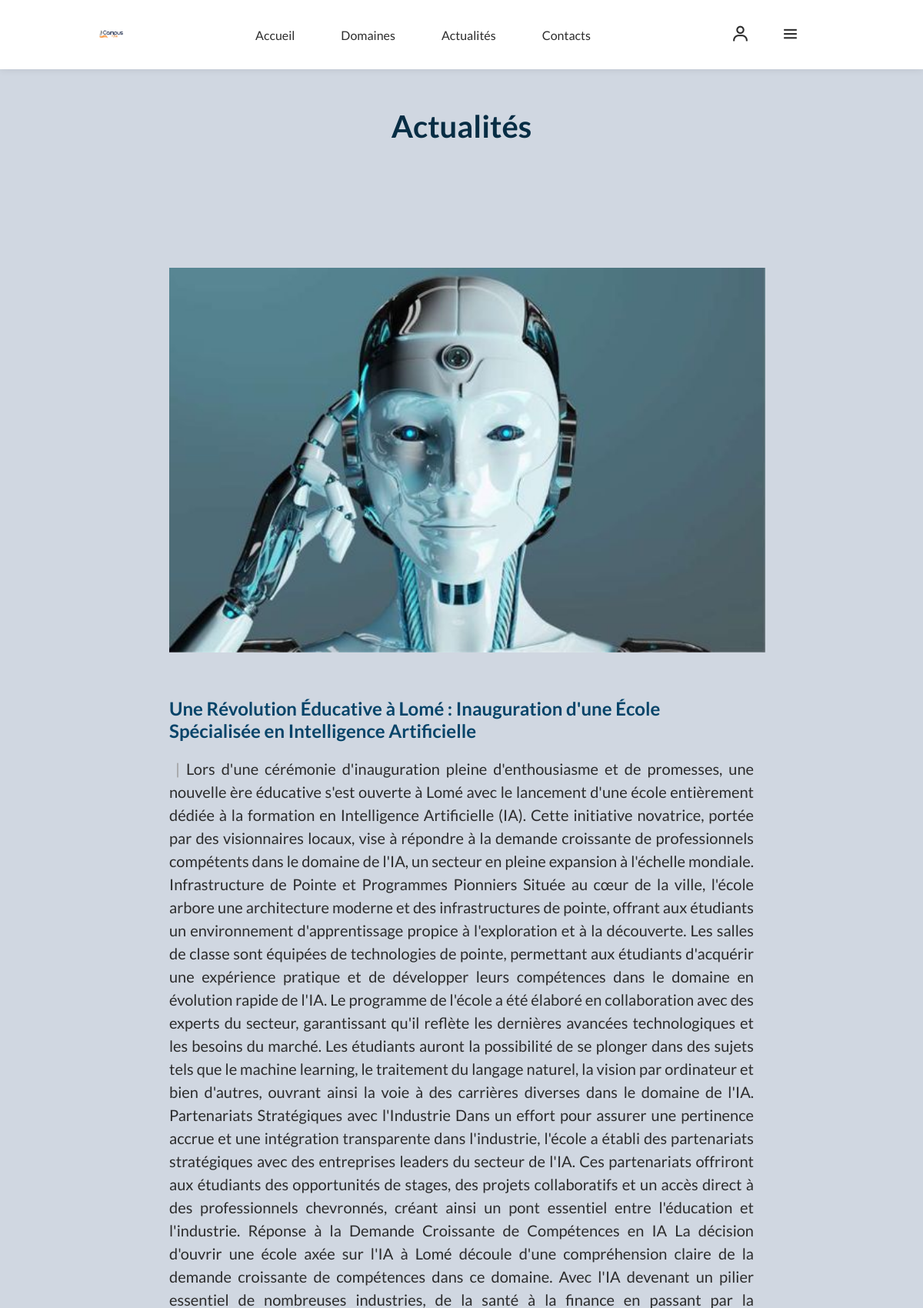
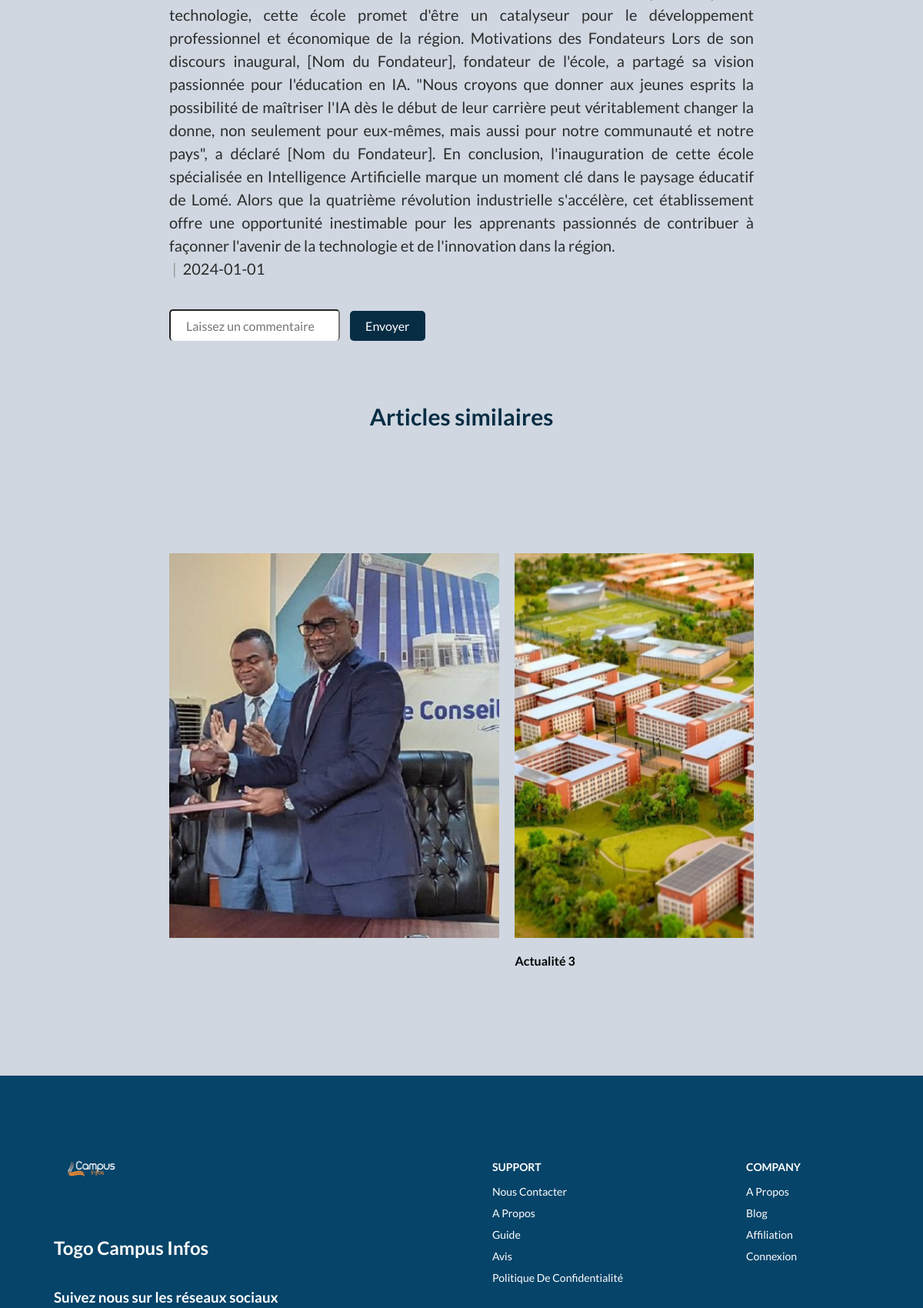
Page /actu01/1 (upper part) on the committed database (2 pictures, top to bottom).
### app/models.py (models this page shows)
class Actualite(db.Model, UserMixin):
    id_actualite = db.Column(db.Integer, primary_key=True, autoincrement=True)
    titre = db.Column(db.String(300), nullable=False)
    description = db.Column(db.Text, unique=False, nullable=False)
    details = db.Column(db.Text, nullable=False)
    date_publication = db.Column(db.Date, default=datetime.datetime.today(), nullable=False)

### app/routes.py (the view, shortened to what this page needs)
@app.route('/actu01/<int:id_actualite>')
def actu01(id_actualite):
    actu01 = Actualite.query.get_or_404(id_actualite)
    return render_template('actu01.html', actu01=actu01)

### app/templates/actu01.html (shortened to what this page needs)
{% extends 'base_actus.html' %}
{% block main %}
	<main class="main">
	<article>
		<h1>Actualités</h1>
		<img src="../static/Images/actu-cover1.jpg" alt="Article Image"><br><br>
		<h2>{{ actu01.titre }}</h2>
		<p>{{ actu01.details }}</p>
		<p> {{ actu01.date_publication }}</p><br><br>
		<input type="text" placeholder="Laissez un commentaire">
		<button type="submit">Envoyer </button>
	</article>
	<section class="similar-actus">
		<h1>Articles similaires</h1>
		<div id="carousel" class="carousel">
		</div>
	</section>
	</main>
{% endblock %}

### app/templates/base_actus.html (shortened to what this page needs)
<!DOCTYPE html>
<html lang="en">
<head>
	<link rel="stylesheet" href="https://cdn.jsdelivr.net/npm/remixicon/fonts/remixicon.css">
	<link rel="stylesheet" href="https://unpkg.com/boxicons@latest/css/boxicons.min.css">
    <link rel="stylesheet" type="text/css" href="{{url_for('static', filename='Styles/actus_style.css')}}">
</head>
<body>
	<header class="header">
		<a href="#" class="logo"><img src="../static/Images/logo2_sf.png"></a>
		<ul class="navmenu">
			<li><a href="accueil">Accueil</a></li>
			<div class="dropdown-container">
				<li><a href="#" id="domaine-link">Domaines</a></li>
			</div>
			<li><a href="actualités">Actualités</a></li>
			<li><a href="">Contacts</a></li>
		</ul>
		<div class="nav-icon">
			<a href="login"><i class='bx bx-user'></i></a>
			<a href="" ><i class='bx bx-menu' ></i></a>
		</div>
	</header>
    {% block main %}{% endblock %}
    <footer class="site-footer">
        <section class="contact">
            <div class="contact-info">
                <div class="first-info">
                    <img src="static/Images/logo-2.png" alt="">
                    <h2>Togo Campus Infos</h2>
                    <h3>Suivez nous sur les réseaux sociaux</h3>
                </div>
                <div class="second-info">
                    <h4>Support</h4>
                    <p>Nous Contacter</p>
                    <p>A propos</p>
                    <p>Guide</p>
                    <p>Avis</p>
                    <p>Politique de confidentialité</p>
                </div>
                <div class="third-info">
                    <h4>Company</h4>
                    <p>A propos</p>
                    <p>Blog</p>
                    <p>Affiliation</p>
                    <p>Connexion</p>
                </div>
            </div>
        </section>
    </footer>
</body>
</html>

### app/static/Styles/actus_style.css (style rules this page uses)
:root { --primary-color: #072D44; --primary-color-dark: #064469; --text-color-dark: #5790AB; --text-light: #9CCDDB; --text-hover: #D0D7E1 ; --text-dark: #2c2c2c; --color-text: #FF6F61; --white: #ffffff; }
* { margin: 0; padding: 0; box-sizing: border-box; scroll-behavior: smooth; list-style: none; text-decoration: none; font-family: 'Lato', sans-serif; }
body { margin: 0; padding: 0; background-color: var(--text-hover); }
header { position: fixed; width: 100%; max-height: 90px; top: 0; right: 0; z-index: 1000; display: flex; align-items: center; justify-content: space-between; padding: 20px 10%; }
header img { max-width: 150px; height: auto; }
header.header { background: #fff; padding: 20px 10%; box-shadow: 0px 0px 10px rgb(0 0 0 / 10%); }
.navmenu { display: flex; }
.navmenu li a { color: var(--text-dark); font-size: 16px; text-transform: capitalize; padding: 10px 20px; font-weight: 400; transition: all .42s ease; }
.nav-icon { display: flex; align-items: center; }
.nav-icon a { margin-right: 20px; text-decoration: none; }
.nav-icon i { margin-right: 20px; color: var(--text-dark); font-size: 25px; font-weight: 400; transition: all .42s ease; }
.main { max-width: 800px; margin: 0 auto; padding: 20px; }
.header { display: flex; justify-content: space-between; align-items: center; padding: 10px 20px; background-color: var(--white); color: var(--text-dark); }
.logo img { max-height: 50px; }
.navmenu { list-style: none; display: flex; align-items: center; }
.navmenu li { margin-right: 20px; }
.navmenu a { text-decoration: none; color: white; }
.dropdown-container { position: relative; }
article h1 { text-align: center; font-size: 2.5rem; color: var(--primary-color); margin-top: 15vh; }
article img { max-width: 800px; height: 500px; margin-bottom: 20px; margin-top: 20vh; align-items: center; display: block; margin-left: auto; margin-right: auto; }
article h2 { font-size: 24px; color: var(--primary-color-dark); margin-bottom: 20px; }
article p { font-size: 20px; font-weight: 30px; line-height: 1.5; color: var(--text-dark); text-align: justify; }
article::before, article::after { content: ""; display: table; clear: both; }
article::after { clear: both; }
article p::before { content: "\00a0|\00a0"; color: #999; }
article input { padding: 10px 20px; color: var(--text-dark); font-size: 16px; border-bottom: var(--primary-color); border-radius: 5px; }
article button { background-color: var(--primary-color); color:var(--white); padding: 10px 20px; font-size: 16px; border: none; border-radius: 5px; cursor: pointer; margin-left: 10px; }
.similar-actus { margin-top: 10vh; }
.similar-actus h1 { text-align: center; color: var(--primary-color); font-size: 30px; font-weight: 500px; }
.carousel { display: flex; justify-content: center; align-items: center; overflow-x: scroll; scroll-snap-type: x mandatory; scrollbar-width: none; -ms-overflow-style: none; }
.contact { background-color: var(--primary-color-dark); height: 63vh; margin-top: 15vh; }
.contact-info { display: grid; grid-template-columns: repeat(auto-fit, minmax(160px, auto)); gap: 10rem; padding: 70px; }
.first-info { line-height: 3; }
.first-info img { width: 100px; height: auto; }
.contact-info h2 { color: var(--white); }
.contact-info h3 { color: var(--white); }
.contact-info h4 { margin-top: 5vh; color: var(--white); font-size: 14px; text-transform: uppercase; margin-bottom: 10px; }
.contact-info p { color: var(--white); font-size: 14px; font-weight: 400; text-transform: capitalize; line-height: 2; cursor: pointer; transition: all .42s; }

### rows in the picture
Actualite: titre "Une Révolution Éducative à Lomé : Inauguration d'une École Spécialisée en Intelligence Artificielle", details "Lors d'une cérémonie d'inauguration pleine d'enthousiasme et de promesses, une nouvelle ère éducative s'est ouverte à Lomé avec le lancement d'une école entièrement dédiée à la formation en Intelligence Artificielle (IA). Cette initiative novatrice, portée par des visionnaires locaux, vise à répondre à la demande croissante de professionnels compétents dans le domaine de l'IA, un secteur en pleine expansion à l'échelle mondiale. Infrastructure de Pointe et Programmes Pionniers Située au cœur de la ville, l'école arbore une architecture moderne et des infrastructures de pointe, offrant aux étudiants un environnement d'apprentissage propice à l'exploration et à la découverte. Les salles de…", date_publication "2024-01-01"
